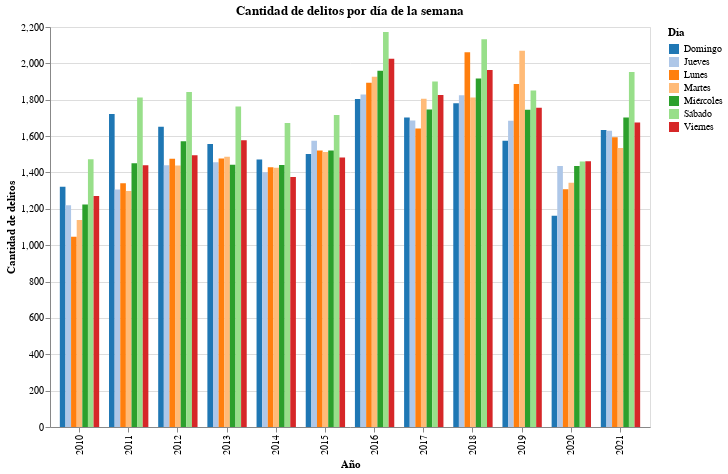

The notebook cell saved with this chart:
### Code cell
# Grafico de barras para dias de la semana con el numero de delitos por año
bars = alt.Chart(year_weekly_crime).mark_bar().encode(
    x=alt.X("ANO:O", title="Año"),
    y=alt.Y("count:Q", title="Cantidad de delitos"),
    color=alt.Color("DIA_SEMANA:N", legend=alt.Legend(title="Dia"), scale=alt.Scale(scheme="category20")),
    xOffset='DIA_SEMANA:N'
).properties(
    width=600,
    height=400,
    title="Cantidad de delitos por día de la semana"
)
bars

### Figure 1 — Vega-Lite specification as saved in the notebook (floating-point values rounded to 4 significant figures)
{"config": {"view": {"continuousWidth": 300, "continuousHeight": 300}}, "data": {"name": "data-65b5aaa5cafa63266c69a06a0aee1485"}, "mark": {"type": "bar"}, "encoding": {"color": {"field": "DIA_SEMANA", "legend": {"title": "Dia"}, "scale": {"scheme": "category20"}, "type": "nominal"}, "x": {"field": "ANO", "title": "Año", "type": "ordinal"}, "xOffset": {"field": "DIA_SEMANA", "type": "nominal"}, "y": {"field": "count", "title": "Cantidad de delitos", "type": "quantitative"}}, "height": 400, "title": "Cantidad de delitos por día de la semana", "width": 600, "$schema": "https://vega.github.io/schema/vega-lite/v5.15.1.json", "datasets": {"data-65b5aaa5cafa63266c69a06a0aee1485": [{"ANO": "2010", "DIA_SEMANA": "Domingo", "count": 1321}, {"ANO": "2010", "DIA_SEMANA": "Jueves", "count": 1219}, {"ANO": "2010", "DIA_SEMANA": "Lunes", "count": 1047}, {"ANO": "2010", "DIA_SEMANA": "Martes", "count": 1139}, {"ANO": "2010", "DIA_SEMANA": "Miércoles", "count": 1224}, {"ANO": "2010", "DIA_SEMANA": "Sábado", "count": 1472}, {"ANO": "2010", "DIA_SEMANA": "Viernes", "count": 1271}, {"ANO": "2011", "DIA_SEMANA": "Domingo", "count": 1721}, {"ANO": "2011", "DIA_SEMANA": "Jueves", "count": 1306}, {"ANO": "2011", "DIA_SEMANA": "Lunes", "count": 1340}, {"ANO": "2011", "DIA_SEMANA": "Martes", "count": 1298}, {"ANO": "2011", "DIA_SEMANA": "Miércoles", "count": 1450}, {"ANO": "2011", "DIA_SEMANA": "Sábado", "count": 1812}, {"ANO": "2011", "DIA_SEMANA": "Viernes", "count": 1440}, {"ANO": "2012", "DIA_SEMANA": "Domingo", "count": 1651}, {"ANO": "2012", "DIA_SEMANA": "Jueves", "count": 1440}, {"ANO": "2012", "DIA_SEMANA": "Lunes", "count": 1475}, {"ANO": "2012", "DIA_SEMANA": "Martes", "count": 1438}, {"ANO": "2012", "DIA_SEMANA": "Miércoles", "count": 1571}, {"ANO": "2012", "DIA_SEMANA": "Sábado", "count": 1843}, {"ANO": "2012", "DIA_SEMANA": "Viernes", "count": 1494}, {"ANO": "2013", "DIA_SEMANA": "Domingo", "count": 1557}, {"ANO": "2013", "DIA_SEMANA": "Jueves", "count": 1456}, {"ANO": "2013", "DIA_SEMANA": "Lunes", "count": 1477}, {"ANO": "2013", "DIA_SEMANA": "Martes", "count": 1487}, {"ANO": "2013", "DIA_SEMANA": "Miércoles", "count": 1442}, {"ANO": "2013", "DIA_SEMANA": "Sábado", "count": 1763}, {"ANO": "2013", "DIA_SEMANA": "Viernes", "count": 1577}, {"ANO": "2014", "DIA_SEMANA": "Domingo", "count": 1471}, {"ANO": "2014", "DIA_SEMANA": "Jueves", "count": 1401}, {"ANO": "2014", "DIA_SEMANA": "Lunes", "count": 1428}, {"ANO": "2014", "DIA_SEMANA": "Martes", "count": 1426}, {"ANO": "2014", "DIA_SEMANA": "Miércoles", "count": 1441}, {"ANO": "2014", "DIA_SEMANA": "Sábado", "count": 1672}, {"ANO": "2014", "DIA_SEMANA": "Viernes", "count": 1375}, {"ANO": "2015", "DIA_SEMANA": "Domingo", "count": 1502}, {"ANO": "2015", "DIA_SEMANA": "Jueves", "count": 1575}, {"ANO": "2015", "DIA_SEMANA": "Lunes", "count": 1521}, {"ANO": "2015", "DIA_SEMANA": "Martes", "count": 1512}, {"ANO": "2015", "DIA_SEMANA": "Miércoles", "count": 1521}, {"ANO": "2015", "DIA_SEMANA": "Sábado", "count": 1716}, {"ANO": "2015", "DIA_SEMANA": "Viernes", "count": 1482}, {"ANO": "2016", "DIA_SEMANA": "Domingo", "count": 1804}, {"ANO": "2016", "DIA_SEMANA": "Jueves", "count": 1829}, {"ANO": "2016", "DIA_SEMANA": "Lunes", "count": 1893}, {"ANO": "2016", "DIA_SEMANA": "Martes", "count": 1926}, {"ANO": "2016", "DIA_SEMANA": "Miércoles", "count": 1960}, {"ANO": "2016", "DIA_SEMANA": "Sábado", "count": 2173}, {"ANO": "2016", "DIA_SEMANA": "Viernes", "count": 2025}, {"ANO": "2017", "DIA_SEMANA": "Domingo", "count": 1702}, {"ANO": "2017", "DIA_SEMANA": "Jueves", "count": 1686}, {"ANO": "2017", "DIA_SEMANA": "Lunes", "count": 1642}, {"ANO": "2017", "DIA_SEMANA": "Martes", "count": 1806}, {"ANO": "2017", "DIA_SEMANA": "Miércoles", "count": 1746}, {"ANO": "2017", "DIA_SEMANA": "Sábado", "count": 1900}, {"ANO": "2017", "DIA_SEMANA": "Viernes", "count": 1826}, {"ANO": "2018", "DIA_SEMANA": "Domingo", "count": 1780}, {"ANO": "2018", "DIA_SEMANA": "Jueves", "count": 1825}, {"ANO": "2018", "DIA_SEMANA": "Lunes", "count": 2061}, {"ANO": "2018", "DIA_SEMANA": "Martes", "count": 1812}, {"ANO": "2018", "DIA_SEMANA": "Miércoles", "count": 1917}, {"ANO": "2018", "DIA_SEMANA": "Sábado", "count": 2133}, {"ANO": "2018", "DIA_SEMANA": "Viernes", "count": 1964}, {"ANO": "2019", "DIA_SEMANA": "Domingo", "count": 1575}, {"ANO": "2019", "DIA_SEMANA": "Jueves", "count": 1684}, {"ANO": "2019", "DIA_SEMANA": "Lunes", "count": 1886}, {"ANO": "2019", "DIA_SEMANA": "Martes", "count": 2069}, {"ANO": "2019", "DIA_SEMANA": "Miércoles", "count": 1745}, {"ANO": "2019", "DIA_SEMANA": "Sábado", "count": 1851}, {"ANO": "2019", "DIA_SEMANA": "Viernes", "count": 1756}, {"ANO": "2020", "DIA_SEMANA": "Domingo", "count": 1162}, {"ANO": "2020", "DIA_SEMANA": "Jueves", "count": 1436}, {"ANO": "2020", "DIA_SEMANA": "Lunes", "count": 1307}, {"ANO": "2020", "DIA_SEMANA": "Martes", "count": 1343}, {"ANO": "2020", "DIA_SEMANA": "Miércoles", "count": 1436}, {"ANO": "2020", "DIA_SEMANA": "Sábado", "count": 1460}, {"ANO": "2020", "DIA_SEMANA": "Viernes", "count": 1461}, {"ANO": "2021", "DIA_SEMANA": "Domingo", "count": 1634}, {"ANO": "2021", "DIA_SEMANA": "Jueves", "count": 1629}, {"ANO": "2021", "DIA_SEMANA": "Lunes", "count": 1594}, {"ANO": "2021", "DIA_SEMANA": "Martes", "count": 1535}, {"ANO": "2021", "DIA_SEMANA": "Miércoles", "count": 1702}, {"ANO": "2021", "DIA_SEMANA": "Sábado", "count": 1952}, {"ANO": "2021", "DIA_SEMANA": "Viernes", "count": 1675}]}}
